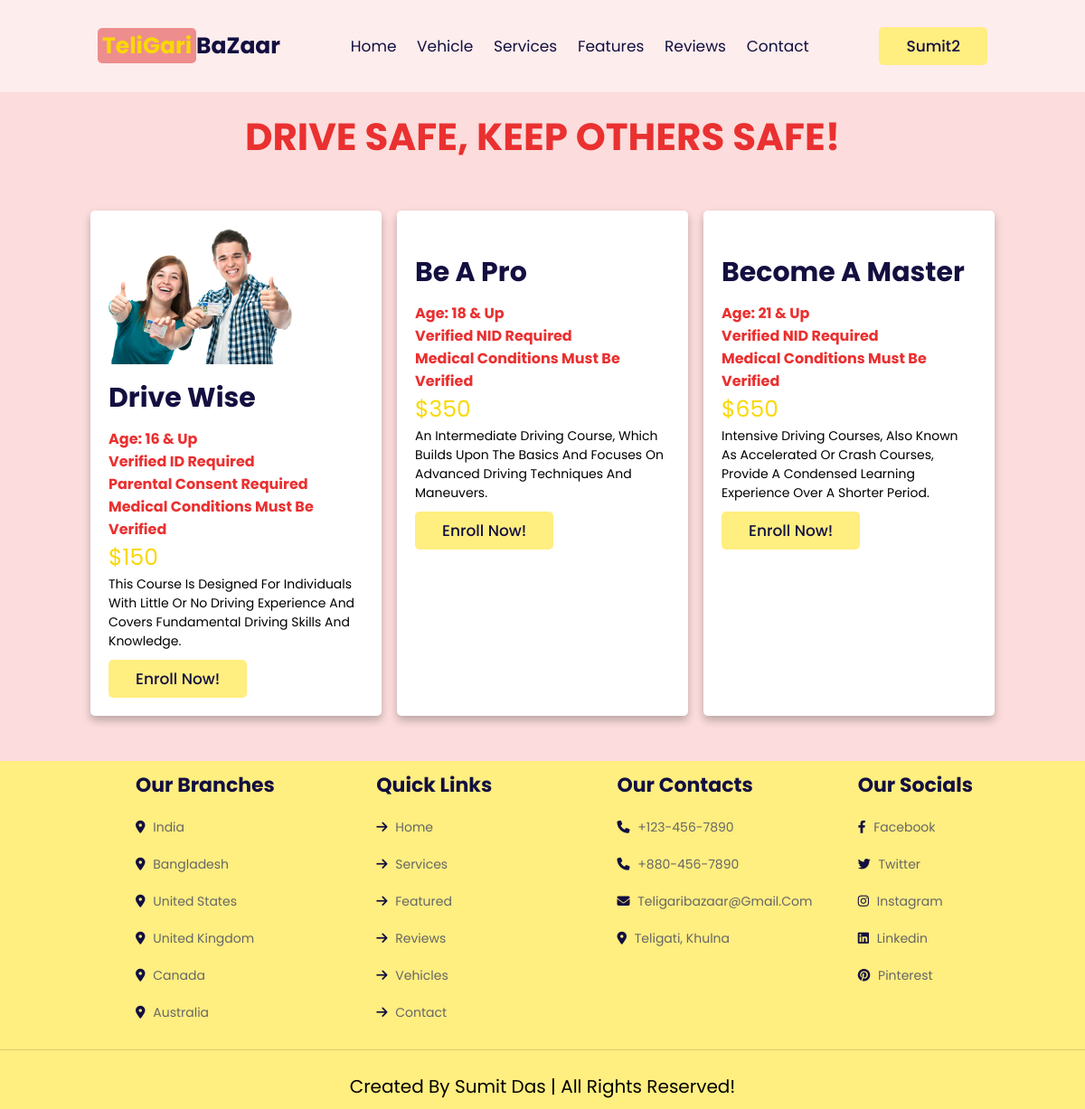
Page /courses_user.php (signed in) on the committed database.
### tables this page shows
CREATE TABLE `courses` (
  `course` varchar(32) NOT NULL,
  `requirement1` varchar(255) NOT NULL,
  `requirement2` varchar(255) NOT NULL,
  `requirement3` varchar(255) NOT NULL,
  `requirement4` varchar(255) NOT NULL,
  `fee` varchar(32) NOT NULL,
  `details` varchar(255) NOT NULL,
  `image` varchar(32) NOT NULL
);

### courses_user.php (the view, shortened to what this page needs)
<?php
@include 'config.php';
$sql = "SELECT * FROM courses";
$result = $conn->query($sql);
$courses = array();
if ($result->num_rows > 0) {
    while ($row = $result->fetch_assoc()) {
        $courses[] = $row;
    }
}
?>
<!DOCTYPE html>
<html>
<head>
    <link rel="stylesheet" href="https://cdn.jsdelivr.net/npm/swiper@9/swiper-bundle.min.css" />
    <link rel="stylesheet" href="https://cdnjs.cloudflare.com/ajax/libs/font-awesome/6.4.0/css/all.min.css">
    <link rel="stylesheet" href="teligari_controller.css">
</head>
<body>
<header class="header">
    <a href="user_page.php" class="logo"><span>TeliGari</span>BaZaar</a>
    <nav class="navbar">
        <a href="user_page.php#home">home</a>
        <a href="user_page.php#vehicles">vehicle</a>
        <a href="user_page.php#services">services</a>
        <a href="user_page.php#features">features</a>
        <a href="user_page.php#reviews">reviews</a>
        <a href="user_page.php#contact">contact</a>
    </nav>
    <div id="profile-btn" class="profile-btn-container">
        <div class="btn-wrapper">
        <button class="btn">
            <span>
                <?php
                    echo $_SESSION['user_name'];
                ?>
            </span>
        </button>
        </div>
    </div>
</header>
    <h1>Drive Safe, Keep others safe!</h1>
    <div class="fuel-container">
    <?php foreach ($courses as $course): ?>
        <div class="fuels">
            <div class="content">
                <img src="images/<?php echo $course['image']; ?>" alt="">
                <h3><?php echo $course['course']; ?></h3>
                <h4><?php echo $course['requirement1']; ?></h4>
                <h4><?php echo $course['requirement2']; ?></h4>
                <h4><?php echo $course['requirement3']; ?></h4>
                <h4><?php echo $course['requirement4']; ?></h4>
                <div class="price"><?php echo $course['fee']; ?></div>
                <p>
                    <?php echo $course['details']; ?>
               </p>
                <a href="#" class="btn">Enroll now!</a>
            </div>
        </div>
            <?php endforeach; ?>
    </div>
    <section class="footer">
        <div class="box-container">
            <div class="box">
                <h3>Our branches</h3>
                <a href="#"><i class="fas fa-map-marker-alt"></i> India  </a>
                <a href="#"><i class="fas fa-map-marker-alt"></i> Bangladesh </a>
                <a href="#"><i class="fas fa-map-marker-alt"></i> United States </a>
                <a href="#"><i class="fas fa-map-marker-alt"></i> United Kingdom </a>
                <a href="#"><i class="fas fa-map-marker-alt"></i> Canada </a>
                <a href="#"><i class="fas fa-map-marker-alt"></i> Australia </a>
            </div>
            <div class="box">
                <h3>Quick links</h3>
                <a href="#home"><i class="fas fa-arrow-right"></i> home </a>
                <a href="#services"><i class="fas fa-arrow-right"></i> services </a>
                <a href="#features"><i class="fas fa-arrow-right"></i> featured </a>
                <a href="#reviews"><i class="fas fa-arrow-right"></i> reviews </a>
                <a href="#vehicles"><i class="fas fa-arrow-right"></i> vehicles </a>
                <a href="#contact"><i class="fas fa-arrow-right"></i> contact </a>
            </div>
            <div class="box">
                <h3>Our Contacts</h3>
                <a href="#"><i class="fas fa-phone"></i> +123-456-7890 </a>
                <a href="#"><i class="fas fa-phone"></i> +880-456-7890 </a>
                <a href="#"><i class="fas fa-envelope"></i> teligaribazaar@gmail.com </a>
                <a href="https://goo.gl/maps/TYBkx1Zyn6mCJZJL7"><i class="fas fa-map-marker-alt"></i> Teligati, Khulna</a>
            </div>
            <div class="box">
                <h3>Our Socials</h3>
                <a href="https://www.facebook.com/Mar4KoV"><i class="fab fa-facebook-f"></i> facebook </a>
                <a href="https://twitter.com/_su_mit_77"><i class="fab fa-twitter"></i> twitter </a>
                <a href="https://www.instagram.com/su._.mit_____/"><i class="fab fa-instagram"></i> instagram </a>
                <a href="https://www.linkedin.com/in/sumitdas77/"><i class="fab fa-linkedin"></i> linkedin </a>
                <a href="https://www.pinterest.com/sumitsd123471/"><i class="fab fa-pinterest"></i> pinterest </a>
            </div>
        </div>
        <div class="credit">Created by Sumit Das | all rights reserved!</div>
    </section>
</body>
</html>

### teligari_controller.css (style rules this page uses)
:root { --yellow: #f9d806; --light-yellow: #ffee80; --black: #130f40; --light-color: #666; --cream: #ee8d8d; --red: #ea3030; --change: rgb(187, 254, 254); --border: .1rem solid rgba(0, 0, 0, 0.139); --box-shadow: 0 .5rem 1rem rgba(0, 0, 0, 0.251); }
* { font-family: 'Poppins', sans-serif; margin: 0; padding: 0; box-sizing: border-box; outline: none; border: none; text-decoration: none; text-transform: capitalize; transition: all 0.2s linear; }
html { font-size: 62.5%; overflow-x: hidden; scroll-padding-top: 7rem; scroll-behavior: smooth; }
body { background: #fcdcdc; }
.header { position: fixed; top: 0; left: 0; right: 0; z-index: 999; background: #fdeded; display: flex; align-items: center; justify-content: space-between; padding: 3rem 9%; }
.header .logo { font-size: 2.5rem; color: var(--black); font-weight: bolder; }
.header .logo span { color: var(--yellow); background-color: var(--cream); border-radius: 5px; padding: 2px 5px; }
.header .navbar a { font-size: 1.7rem; margin: 0 1rem; color: var(--black); }
.header .btn { margin-top: 0; }
.btn-wrapper { display: grid; place-content: center; }
.btn-wrapper button { display: flex; }
.profile-btn-container { position: relative; }
h1 { margin-top: 12rem; text-align: center; font-size: 3.5vw; text-transform: uppercase; color: var(--red); }
.btn { display: inline-block; margin-top: 1rem; border-radius: 0.5rem; background: var(--light-yellow); color: var(--black); font-weight: 500; font-size: 1.7rem; cursor: pointer; padding: 0.8rem 3rem; }
.price { font-size: 2.5rem; color: var(--yellow); }
.fuel-container { padding-top: 5rem; padding-bottom: 5rem; display: grid; grid-template-columns: repeat(auto-fit, minmax(25rem, 1fr)); gap: 1.7rem; background: #fcdcdc; margin-left: 10rem; margin-right: 10rem; }
.fuel-container .fuels { gap: 1.5rem; padding: 2rem; background: #fff; box-shadow: var(--box-shadow); border-radius: 0.5rem; transform: scale(1); }
.fuel-container .fuels img { height: 150px; width: auto; }
.fuel-container .fuels .content h3 { font-size: 3rem; padding-top: 1rem; padding-bottom: 1rem; color: var(--black); }
.fuel-container .fuels .content h4 { font-size: 1.6rem; color: var(--red); }
.fuel-container .fuels .content .price { font-size: 2.5rem; color: var(--yellow); }
.fuel-container .fuels .content p { font-size: 1.4rem; }
.footer { background: var(--light-yellow); }
.footer .box-container { padding-left: 15rem; display: grid; grid-template-columns: repeat(auto-fit, minmax(25rem, 1fr)); gap: 1.5rem; }
.footer .box-container .box h3 { color: var(--black); font-size: 2.2rem; padding: 1rem 0; }
.footer .box-container .box a { color: var(--light-color); font-size: 1.4rem; display: block; padding: 1rem 0; }
.footer .box-container .box a i { padding-right: .5rem; color: var(--black); }
.footer .credit { text-align: center; border-top: var(--border); padding: 1rem; padding-top: 2.5rem; margin-top: 2rem; font-size: 2rem; }

### rows in the picture
courses: image (picture), course "Drive Wise", requirement1 "Age: 16 & Up", requirement2 "Verified ID Required", requirement3 "Parental Consent Required", requirement4 "Medical Conditions Must Be Verified", fee "$150", details "This Course Is Designed For Individuals With Little Or No Driving Experience And Covers Fundamental Driving Skills And Knowledge."
courses: course "Be A Pro", requirement1 "Age: 18 & Up", requirement2 "Verified NID Required", requirement4 "Medical Conditions Must Be Verified", fee "$350", details "An Intermediate Driving Course, Which Builds Upon The Basics And Focuses On Advanced Driving Techniques And Maneuvers."
courses: course "Become A Master", requirement1 "Age: 21 & Up", requirement2 "Verified NID Required", requirement4 "Medical Conditions Must Be Verified", fee "$650", details "Intensive Driving Courses, Also Known As Accelerated Or Crash Courses, Provide A Condensed Learning Experience Over A Shorter Period."

### other values in the picture
$_SESSION['user_name'] "Sumit2"
